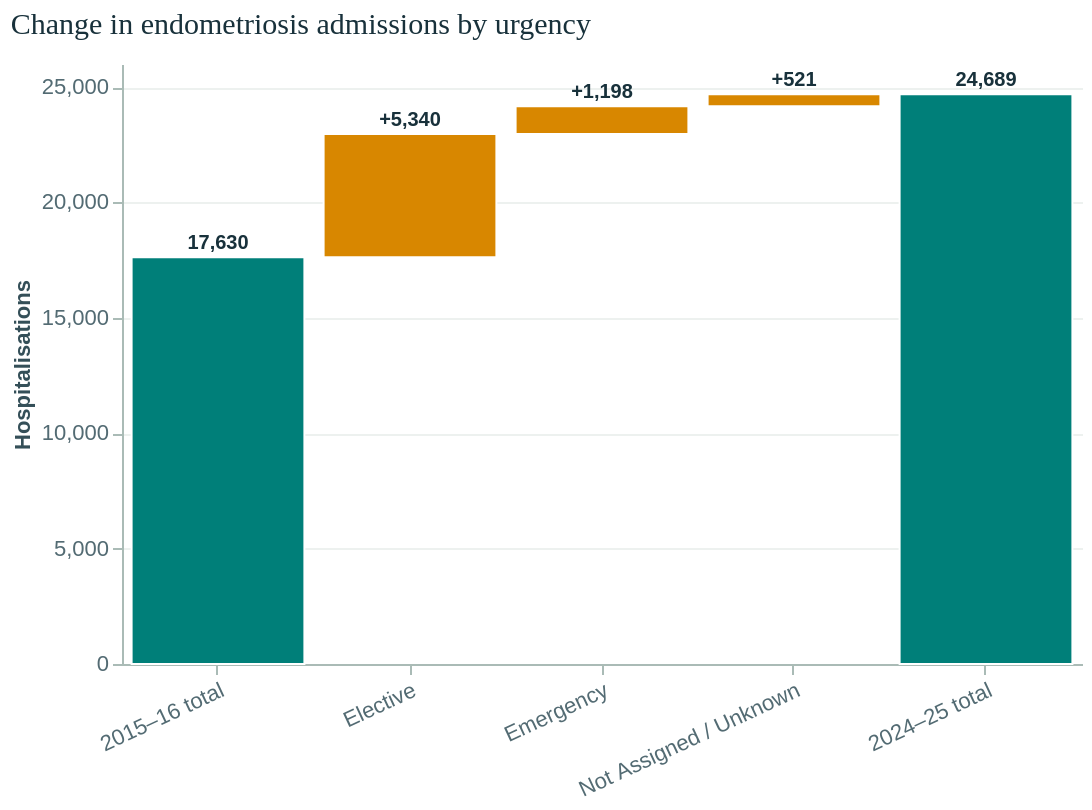

Vega-Lite specification stored for this chart:
### Vega-Lite specification from a JSON file in a GitHub repository (floating-point values rounded to 4 significant figures)
{"$schema": "https://vega.github.io/schema/vega-lite/v5.json", "config": {"background": "transparent", "font": "Arial, sans-serif", "title": {"font": "Georgia, serif", "fontSize": 15, "fontWeight": 500, "color": "#18313b", "anchor": "start", "offset": 12}, "axis": {"labelColor": "#536b73", "titleColor": "#344f58", "gridColor": "#edf1ef", "domainColor": "#aabbb6", "tickColor": "#aabbb6", "labelFontSize": 11, "titleFontSize": 11, "labelLimit": 150}, "legend": {"labelColor": "#536b73", "titleColor": "#344f58", "labelFontSize": 10, "titleFontSize": 11}, "view": {"stroke": null}}, "description": "Women’s health hospital data supplied for FIT3179 Data Visualisation 2.", "title": "Change in endometriosis admissions by urgency", "data": {"values": [{"step": "2015–16 total", "lower": 0, "upper": 17630.0, "label": "17,630", "kind": "Total"}, {"step": "Elective", "lower": 17630.0, "upper": 22970.0, "label": "+5,340", "kind": "Increase", "change": 5340.0}, {"step": "Emergency", "lower": 22970.0, "upper": 24170.0, "label": "+1,198", "kind": "Increase", "change": 1198.0}, {"step": "Not Assigned / Unknown", "lower": 24170.0, "upper": 24690.0, "label": "+521", "kind": "Increase", "change": 521.0}, {"step": "2024–25 total", "lower": 0, "upper": 24690.0, "label": "24,689", "kind": "Total"}]}, "width": 480, "height": 300, "layer": [{"mark": {"type": "bar", "stroke": "#ffffff", "strokeWidth": 1}, "encoding": {"x": {"field": "step", "type": "ordinal", "sort": ["2015–16 total", "Elective", "Emergency", "Not Assigned / Unknown", "2024–25 total"], "title": null, "axis": {"labelAngle": -25}}, "y": {"field": "lower", "type": "quantitative", "title": "Hospitalisations", "scale": {"zero": true}}, "y2": {"field": "upper"}, "color": {"field": "kind", "type": "nominal", "title": null, "scale": {"domain": ["Total", "Increase"], "range": ["#007f79", "#d88700"]}, "legend": null}, "tooltip": [{"field": "step", "type": "nominal", "title": "Step"}, {"field": "lower", "type": "quantitative", "title": "From", "format": ","}, {"field": "upper", "type": "quantitative", "title": "To", "format": ","}, {"field": "label", "type": "nominal", "title": "Change"}]}}, {"mark": {"type": "text", "dy": -7, "fontSize": 10, "fontWeight": 700, "color": "#18313b"}, "encoding": {"x": {"field": "step", "type": "ordinal", "sort": ["2015–16 total", "Elective", "Emergency", "Not Assigned / Unknown", "2024–25 total"]}, "y": {"field": "upper", "type": "quantitative"}, "text": {"field": "label"}}}]}
